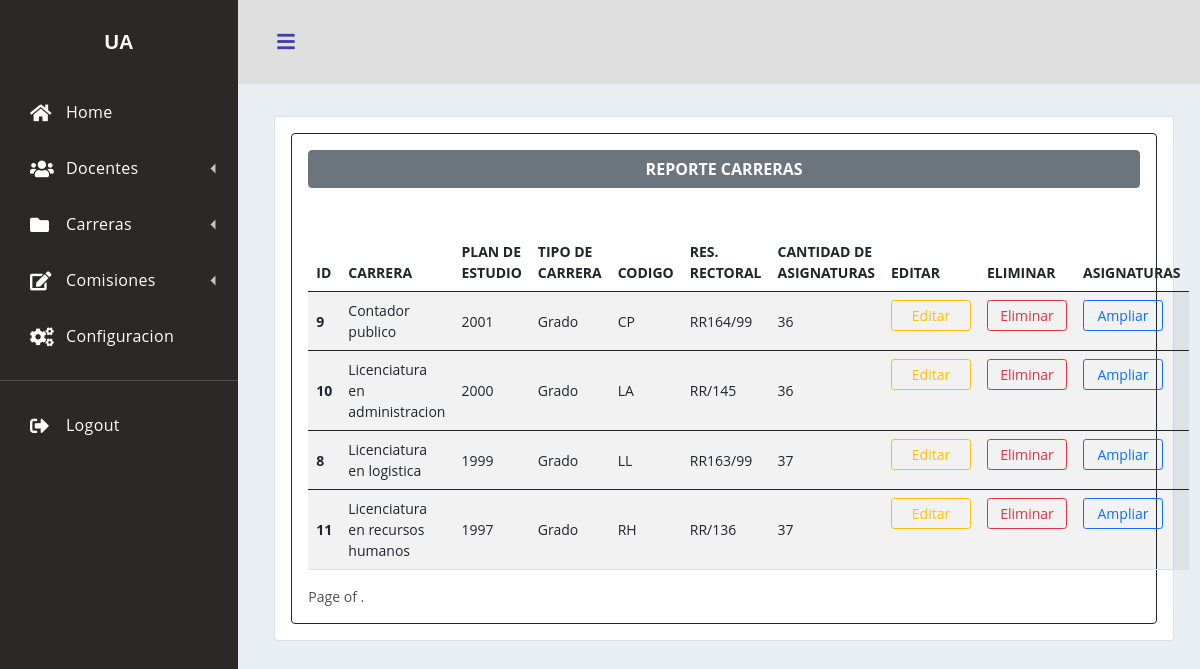
Page /reporte_carreras/ on the committed database.
### app_nomb_doc/models.py (models this page shows, shortened)
class Carreras(models.Model):   #OK
    carrera=models.CharField(max_length=40)
    codigo=models.CharField(max_length=20, unique=True)
    tipo_carrera=models.CharField(max_length=40)
    plan_de_estudio=models.IntegerField()
    resolucion_rectoral=models.CharField(max_length=20)
    cantidad_asignaturas=models.IntegerField()
    class Meta: #Para personalizar datos en admin
        verbose_name="Carrera"
        verbose_name_plural="Carreras"
        db_table="Carreras"

### app_nomb_doc/views.py (the view)
# urls.py: path('reporte_carreras/', reporte_carrera, name='reportecarreras'),
def reporte_carrera(request):
    reporte_carrera=Carreras.objects.all().order_by('carrera', 'plan_de_estudio').values()
    return render(request, 'formularios/carreras/reporte_carreras.html', {'reporte_carrera': reporte_carrera})

### app_nomb_doc/templates/formularios/carreras/reporte_carreras.html (shortened to what this page needs)
{% extends 'static/inicio.html' %}
{% load crispy_forms_tags %}
{% block contenido %}
<body>
    <br>
    <br>
    <div class="container mt-18" style="width: 95%; font-size:14px">
    <form action="" method="GET" class="card p-3 mt-5" autocomplete="on" novalidate> {% csrf_token %}
        <div class="card border-dark p-3">
            <span class="btn btn-secondary mb-4"><strong>REPORTE CARRERAS</strong></span>
            <br>
            <table class="table table-striped">
                <thead>
                <tr>
                    <th scope="col">ID</th>
                    <th colspan='3'>CARRERA</th>
                    <th scope="col">PLAN DE ESTUDIO</th>
                    <th scope="col">TIPO DE CARRERA</th>
                    <th scope="col">CODIGO</th>
                    <th scope="col">RES. RECTORAL</th>
                    <th scope="col">CANTIDAD DE ASIGNATURAS</th>
                    <th scope="col">EDITAR</th>
                    <th scope="col">ELIMINAR</th>
                    <th scope="col">ASIGNATURAS</th>
                </tr>
                </thead>
            {% for reporte in reporte_carrera %}
            <tbody>
                <tr>
                    <th scope="row" style="vertical-align:middle">{{reporte.id}}</th>
                    <td colspan='3' style="vertical-align:middle">{{reporte.carrera}}</td>
                    <td style="vertical-align:middle">{{reporte.plan_de_estudio}}</td>
                    <td style="vertical-align:middle">{{reporte.tipo_carrera}}</td>
                    <td style="vertical-align:middle">{{reporte.codigo}}</td>
                    <td style="vertical-align:middle">{{reporte.resolucion_rectoral}}</td>
                    <td style="vertical-align:middle">{{reporte.cantidad_asignaturas}}</td>
                    <td><a href="{% url 'editarcarrera' reporte.id %}" class="btn btn-outline-warning btn-sm mt-0" style="width:80px"href="#">Editar</td>
                    <td><a href="{% url 'eliminarcarrera' reporte.id %}" class="btn btn-outline-danger btn-sm mt-0" style="width:80px" href="#">Eliminar</td>
                    <td><a href="{% url 'listarasignaturas' reporte.id %}" class="btn btn-outline-primary btn-sm mt-0" style="width:80px" href="#">Ampliar</td>
                </tr>
            </tbody>
            {% endfor %}
            </table>
        <div class="pagination">
            <span class="step-links">
                <span class="current">
                    Page {{ page_obj.number }} of {{ page_obj.paginator.num_pages }}.
                </span>
            </span>
        </div>
        </div>
    </form>
    </div>
</body>
{% endblock %}

### app_nomb_doc/templates/static/css/style_inicio.css (style rules this page uses)
:root { --font-family-sans-serif: "Open Sans", -apple-system, BlinkMacSystemFont, "Segoe UI", Roboto, "Helvetica Neue", Arial, sans-serif, "Apple Color Emoji", "Segoe UI Emoji", "Segoe UI Symbol", "Noto Color Emoji"; }
*, *::before, *::after { -webkit-box-sizing: border-box; box-sizing: border-box; }
html { font-family: sans-serif; line-height: 1.15; -webkit-text-size-adjust: 100%; -webkit-tap-highlight-color: rgba(0, 0, 0, 0); }
body { margin: 0; font-family: "Open Sans", -apple-system, BlinkMacSystemFont, "Segoe UI", Roboto, "Helvetica Neue", Arial, sans-serif, "Apple Color Emoji", "Segoe UI Emoji", "Segoe UI Symbol", "Noto Color Emoji"; font-size: 1rem; font-weight: 400; line-height: 1.5; color: #515151; text-align: left; background-color: #e9edf4; }
a { color: #3f84fc; text-decoration: none; background-color: transparent; }

### rows in the picture
Carreras: id "9", carrera "Contador publico", plan_de_estudio "2001", tipo_carrera "Grado", codigo "CP", resolucion_rectoral "RR164/99", cantidad_asignaturas "36"
Carreras: id "10", carrera "Licenciatura en administracion", plan_de_estudio "2000", tipo_carrera "Grado", codigo "LA", resolucion_rectoral "RR/145", cantidad_asignaturas "36"
Carreras: id "8", carrera "Licenciatura en logistica", plan_de_estudio "1999", tipo_carrera "Grado", codigo "LL", resolucion_rectoral "RR163/99", cantidad_asignaturas "37"
Carreras: id "11", carrera "Licenciatura en recursos humanos", plan_de_estudio "1997", tipo_carrera "Grado", codigo "RH", resolucion_rectoral "RR/136", cantidad_asignaturas "37"
